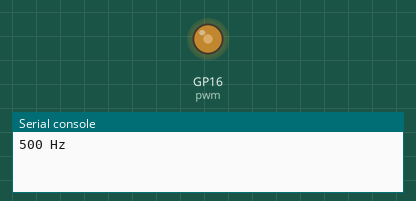
Simulated run of this program. Board: Raspberry Pi Pico running MicroPython. Parts: output pins drawn as LEDs (lit = HIGH), the last lines printed to the serial console. At 10.0 s the program stops and its outputs stay as they are.

Above: at 0.1 s.
At 10.1 s:
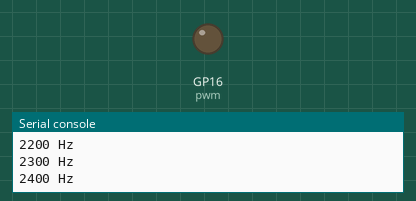
Timing chart, 0 to 11.5 s (numbered marks = the images above):
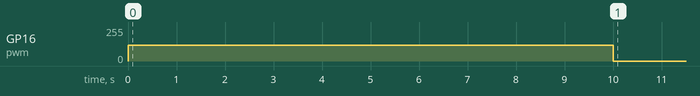

Measured:
- by itself, GP16 (pwm): 0/255 → 117/255 at 0.00 s, → 0/255 10.0 s later

The program:

buzzer.py
```python
# Bibliotheken laden
from machine import Pin, PWM
from time import sleep_ms

# PWM und GPIO initialisieren
pwm = PWM(Pin(16, Pin.OUT))

# 1. Parameter: Tastgrad (Duty Cycle)
pwm.duty_u16(30000)

# 2. Parameter: Frequenz in Hertz (Hz)
for freq in range (500, 2500, 100):
    print(freq, 'Hz')
    pwm.freq(freq)
    # Tondauer in Sekunden
    sleep_ms(500)

# PWM-Signal auf Dauer-Low (abschalten)
pwm.duty_u16(0)
```
